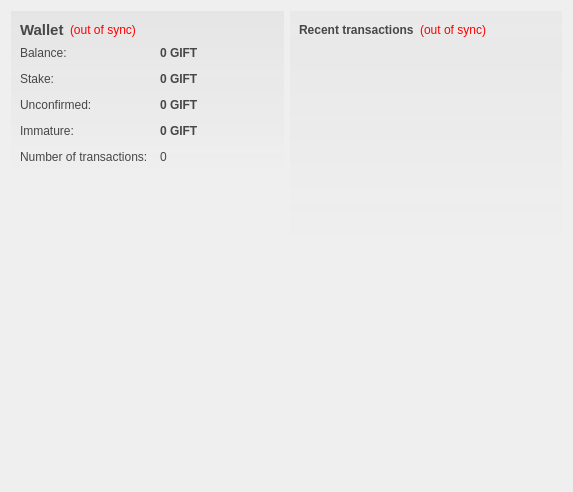
<?xml version="1.0" encoding="UTF-8"?>
<ui version="4.0">
 <class>OverviewPage</class>
 <widget class="QWidget" name="OverviewPage">
  <property name="geometry">
   <rect>
    <x>0</x>
    <y>0</y>
    <width>573</width>
    <height>492</height>
   </rect>
  </property>
  <property name="windowTitle">
   <string>Form</string>
  </property>
  <property name="styleSheet">
   <string notr="true">#OverviewPage { color: #464747; }</string>
  </property>
  <layout class="QHBoxLayout" name="horizontalLayout" stretch="1,1">
   <item>
    <layout class="QVBoxLayout" name="verticalLayout_2">
     <item>
      <widget class="QFrame" name="frame">
       <property name="styleSheet">
        <string notr="true">#frame { background-color: qlineargradient(spread:pad, x1:0, y1:0, x2:0, y2:1, stop:0 rgba(70,71,71,15), stop:1.0 rgba(70,71,71,0)); }</string>
       </property>
       <layout class="QVBoxLayout" name="verticalLayout_4">
        <item>
         <layout class="QHBoxLayout" name="horizontalLayout_4">
          <item>
           <widget class="QLabel" name="label_5">
            <property name="font">
             <font>
              <pointsize>11</pointsize>
              <weight>75</weight>
              <bold>true</bold>
             </font>
            </property>
            <property name="styleSheet">
             <string notr="true">color: #464747;</string>
            </property>
            <property name="text">
             <string>Wallet</string>
            </property>
           </widget>
          </item>
          <item>
           <widget class="QLabel" name="labelWalletStatus">
            <property name="toolTip">
             <string>The displayed information may be out of date. Your wallet automatically synchronizes with the Giftcardcoin network after a connection is established, but this process has not completed yet.</string>
            </property>
            <property name="styleSheet">
             <string notr="true">QLabel { color: red; }</string>
            </property>
            <property name="text">
             <string notr="true">(out of sync)</string>
            </property>
            <property name="alignment">
             <set>Qt::AlignLeading|Qt::AlignLeft|Qt::AlignVCenter</set>
            </property>
           </widget>
          </item>
          <item>
           <spacer name="horizontalSpacer_2">
            <property name="orientation">
             <enum>Qt::Horizontal</enum>
            </property>
            <property name="sizeHint" stdset="0">
             <size>
              <width>40</width>
              <height>20</height>
             </size>
            </property>
           </spacer>
          </item>
         </layout>
        </item>
        <item>
         <layout class="QFormLayout" name="formLayout_2">
          <property name="fieldGrowthPolicy">
           <enum>QFormLayout::AllNonFixedFieldsGrow</enum>
          </property>
          <property name="horizontalSpacing">
           <number>12</number>
          </property>
          <property name="verticalSpacing">
           <number>12</number>
          </property>
          <item row="0" column="0">
           <widget class="QLabel" name="label">
            <property name="styleSheet">
             <string notr="true">color: #464747;</string>
            </property>
            <property name="text">
             <string>Balance:</string>
            </property>
           </widget>
          </item>
          <item row="0" column="1">
           <widget class="QLabel" name="labelBalance">
            <property name="font">
             <font>
              <weight>75</weight>
              <bold>true</bold>
             </font>
            </property>
            <property name="cursor">
             <cursorShape>IBeamCursor</cursorShape>
            </property>
            <property name="toolTip">
             <string>Your current balance</string>
            </property>
            <property name="styleSheet">
             <string notr="true">color: #464747;</string>
            </property>
            <property name="text">
             <string notr="true">0 GIFT</string>
            </property>
            <property name="textInteractionFlags">
             <set>Qt::LinksAccessibleByMouse|Qt::TextSelectableByKeyboard|Qt::TextSelectableByMouse</set>
            </property>
           </widget>
          </item>
          <item row="1" column="0">
           <widget class="QLabel" name="label_6">
            <property name="styleSheet">
             <string notr="true">color: #464747;</string>
            </property>
            <property name="text">
             <string>Stake:</string>
            </property>
           </widget>
          </item>
          <item row="1" column="1">
           <widget class="QLabel" name="labelStake">
            <property name="font">
             <font>
              <weight>75</weight>
              <bold>true</bold>
             </font>
            </property>
            <property name="cursor">
             <cursorShape>IBeamCursor</cursorShape>
            </property>
            <property name="toolTip">
             <string>Total of coins that was staked, and do not yet count toward the current balance</string>
            </property>
            <property name="styleSheet">
             <string notr="true">color: #464747;</string>
            </property>
            <property name="text">
             <string notr="true">0 GIFT</string>
            </property>
            <property name="textInteractionFlags">
             <set>Qt::LinksAccessibleByMouse|Qt::TextSelectableByKeyboard|Qt::TextSelectableByMouse</set>
            </property>
           </widget>
          </item>
          <item row="2" column="0">
           <widget class="QLabel" name="label_3">
            <property name="styleSheet">
             <string notr="true">color: #464747;</string>
            </property>
            <property name="text">
             <string>Unconfirmed:</string>
            </property>
           </widget>
          </item>
          <item row="2" column="1">
           <widget class="QLabel" name="labelUnconfirmed">
            <property name="font">
             <font>
              <weight>75</weight>
              <bold>true</bold>
             </font>
            </property>
            <property name="cursor">
             <cursorShape>IBeamCursor</cursorShape>
            </property>
            <property name="toolTip">
             <string>Total of transactions that have yet to be confirmed, and do not yet count toward the current balance</string>
            </property>
            <property name="styleSheet">
             <string notr="true">color: #464747;</string>
            </property>
            <property name="text">
             <string notr="true">0 GIFT</string>
            </property>
            <property name="textInteractionFlags">
             <set>Qt::LinksAccessibleByMouse|Qt::TextSelectableByKeyboard|Qt::TextSelectableByMouse</set>
            </property>
           </widget>
          </item>
          <item row="3" column="0">
           <widget class="QLabel" name="labelImmatureText">
            <property name="styleSheet">
             <string notr="true">color: #464747;</string>
            </property>
            <property name="text">
             <string>Immature:</string>
            </property>
           </widget>
          </item>
          <item row="3" column="1">
           <widget class="QLabel" name="labelImmature">
            <property name="font">
             <font>
              <weight>75</weight>
              <bold>true</bold>
             </font>
            </property>
            <property name="toolTip">
             <string>Mined balance that has not yet matured</string>
            </property>
            <property name="styleSheet">
             <string notr="true">color: #464747;</string>
            </property>
            <property name="text">
             <string notr="true">0 GIFT</string>
            </property>
            <property name="textInteractionFlags">
             <set>Qt::LinksAccessibleByMouse|Qt::TextSelectableByKeyboard|Qt::TextSelectableByMouse</set>
            </property>
           </widget>
          </item>
          <item row="4" column="0">
           <widget class="QLabel" name="label_2">
            <property name="styleSheet">
             <string notr="true">color: #464747;</string>
            </property>
            <property name="text">
             <string>Number of transactions:</string>
            </property>
           </widget>
          </item>
          <item row="4" column="1">
           <widget class="QLabel" name="labelNumTransactions">
            <property name="toolTip">
             <string>Total number of transactions in wallet</string>
            </property>
            <property name="styleSheet">
             <string notr="true">color: #464747;</string>
            </property>
            <property name="text">
             <string notr="true">0</string>
            </property>
           </widget>
          </item>
         </layout>
        </item>
       </layout>
      </widget>
     </item>
     <item>
      <spacer name="verticalSpacer">
       <property name="orientation">
        <enum>Qt::Vertical</enum>
       </property>
       <property name="sizeHint" stdset="0">
        <size>
         <width>20</width>
         <height>40</height>
        </size>
       </property>
      </spacer>
     </item>
     <item>
      <widget class="QLabel" name="label_6">
       <property name="minimumSize">
        <size>
         <width>260</width>
         <height>260</height>
        </size>
       </property>
       <property name="text">
        <string/>
       </property>
       <property name="pixmap">
        <pixmap resource="../bitcoin.qrc">:/images/backg</pixmap>
       </property>
       <property name="alignment">
        <set>Qt::AlignCenter</set>
       </property>
       <property name="margin">
        <number>2</number>
       </property>
       <property name="indent">
        <number>1</number>
       </property>
      </widget>
     </item>
    </layout>
   </item>
   <item>
    <layout class="QVBoxLayout" name="verticalLayout_3">
     <item>
      <widget class="QFrame" name="frame_2">
       <property name="styleSheet">
        <string notr="true">#frame_2 { background-color: qlineargradient(spread:pad, x1:0, y1:0, x2:0, y2:1, stop:0 rgba(70,71,71,10), stop:1.0 rgba(70,71,71,0)); }</string>
       </property>
       <layout class="QVBoxLayout" name="verticalLayout">
        <item>
         <layout class="QHBoxLayout" name="horizontalLayout_2">
          <item>
           <widget class="QLabel" name="label_4">
            <property name="styleSheet">
             <string notr="true">color: #464747;</string>
            </property>
            <property name="text">
             <string>&lt;b&gt;Recent transactions&lt;/b&gt;</string>
            </property>
           </widget>
          </item>
          <item>
           <widget class="QLabel" name="labelTransactionsStatus">
            <property name="toolTip">
             <string>The displayed information may be out of date. Your wallet automatically synchronizes with the Giftcardcoin network after a connection is established, but this process has not completed yet.</string>
            </property>
            <property name="styleSheet">
             <string notr="true">QLabel { color: red; }</string>
            </property>
            <property name="text">
             <string notr="true">(out of sync)</string>
            </property>
            <property name="alignment">
             <set>Qt::AlignRight|Qt::AlignTrailing|Qt::AlignVCenter</set>
            </property>
           </widget>
          </item>
          <item>
           <spacer name="horizontalSpacer">
            <property name="orientation">
             <enum>Qt::Horizontal</enum>
            </property>
            <property name="sizeHint" stdset="0">
             <size>
              <width>40</width>
              <height>20</height>
             </size>
            </property>
           </spacer>
          </item>
         </layout>
        </item>
        <item>
         <widget class="QListView" name="listTransactions">
          <property name="styleSheet">
           <string notr="true">QListView { background: transparent; }</string>
          </property>
          <property name="frameShape">
           <enum>QFrame::NoFrame</enum>
          </property>
          <property name="verticalScrollBarPolicy">
           <enum>Qt::ScrollBarAlwaysOff</enum>
          </property>
          <property name="horizontalScrollBarPolicy">
           <enum>Qt::ScrollBarAlwaysOff</enum>
          </property>
          <property name="selectionMode">
           <enum>QAbstractItemView::NoSelection</enum>
          </property>
         </widget>
        </item>
       </layout>
      </widget>
     </item>
     <item>
      <spacer name="verticalSpacer_2">
       <property name="orientation">
        <enum>Qt::Vertical</enum>
       </property>
       <property name="sizeHint" stdset="0">
        <size>
         <width>20</width>
         <height>40</height>
        </size>
       </property>
      </spacer>
     </item>
    </layout>
   </item>
  </layout>
 </widget>
 <resources>
  <include location="../bitcoin.qrc"/>
 </resources>
 <connections/>
</ui>
